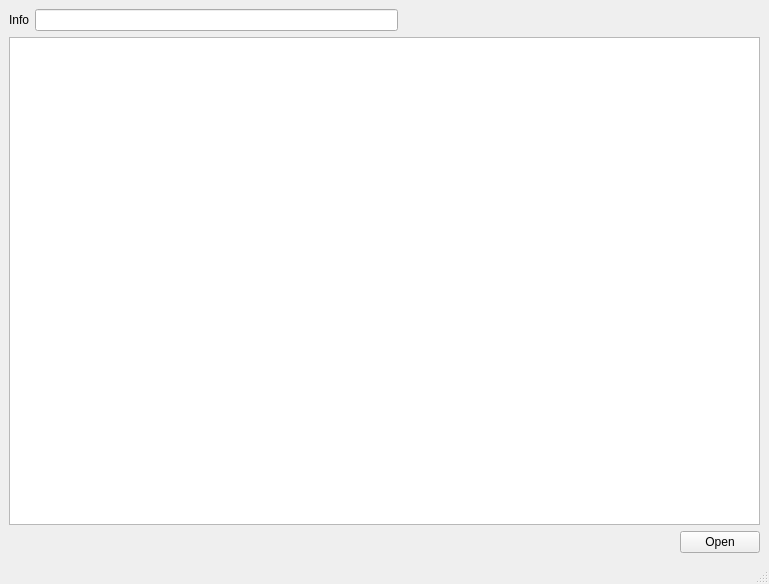
<?xml version="1.0" encoding="UTF-8"?>
<ui version="4.0">
 <class>MainWindow</class>
 <widget class="QMainWindow" name="MainWindow">
  <property name="geometry">
   <rect>
    <x>0</x>
    <y>0</y>
    <width>769</width>
    <height>584</height>
   </rect>
  </property>
  <property name="windowTitle">
   <string>MainWindow</string>
  </property>
  <widget class="QWidget" name="centralwidget">
   <layout class="QGridLayout" name="gridLayout">
    <item row="0" column="0">
     <layout class="QHBoxLayout" name="horizontalLayout">
      <item>
       <widget class="QLabel" name="label">
        <property name="text">
         <string>Info</string>
        </property>
       </widget>
      </item>
      <item>
       <widget class="QLineEdit" name="lineEdit_infos">
        <property name="maximumSize">
         <size>
          <width>9999999</width>
          <height>16777215</height>
         </size>
        </property>
       </widget>
      </item>
      <item>
       <spacer name="horizontalSpacer">
        <property name="orientation">
         <enum>Qt::Horizontal</enum>
        </property>
        <property name="sizeHint" stdset="0">
         <size>
          <width>40</width>
          <height>20</height>
         </size>
        </property>
       </spacer>
      </item>
     </layout>
    </item>
    <item row="1" column="0">
     <layout class="QVBoxLayout" name="verticalLayout">
      <item>
       <widget class="QTextBrowser" name="textBrowser"/>
      </item>
     </layout>
    </item>
    <item row="2" column="0">
     <layout class="QHBoxLayout" name="horizontalLayout_2">
      <item>
       <spacer name="horizontalSpacer_2">
        <property name="orientation">
         <enum>Qt::Horizontal</enum>
        </property>
        <property name="sizeHint" stdset="0">
         <size>
          <width>40</width>
          <height>20</height>
         </size>
        </property>
       </spacer>
      </item>
      <item>
       <widget class="QPushButton" name="pushButton_open">
        <property name="text">
         <string>Open</string>
        </property>
       </widget>
      </item>
     </layout>
    </item>
   </layout>
  </widget>
  <widget class="QMenuBar" name="menubar">
   <property name="geometry">
    <rect>
     <x>0</x>
     <y>0</y>
     <width>769</width>
     <height>21</height>
    </rect>
   </property>
  </widget>
  <widget class="QStatusBar" name="statusbar"/>
 </widget>
 <resources/>
 <connections/>
</ui>
